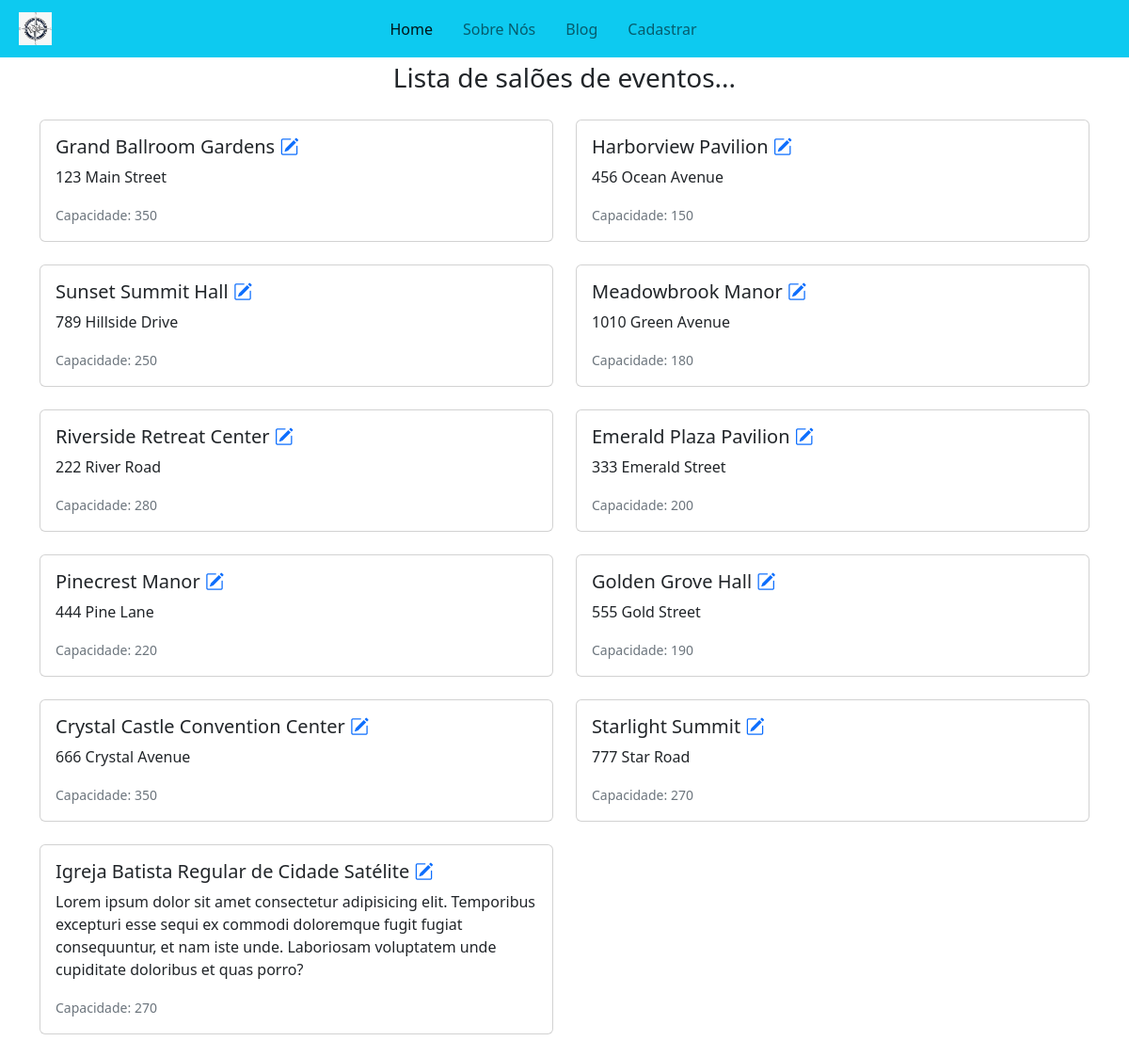
Page /events/venues/list on the committed database.
### events/models/venue_model.py (models this page shows, shortened)
class Venue(BaseModel):
    name = models.CharField(max_length=100)
    address = models.TextField()
    capacity = models.PositiveIntegerField()

### events/views/venues_list_view.py (the view)
# urls.py: path("venues/list", VenuesListView.as_view(), name="venues-list"),
class VenuesListView(ListView):
    template_name = "events/venues_list.html"
    model = Venue
    context_object_name = "venues"

### core/core_context_processor.py (called while the page is built)
def context_user_data(request):
    file_path = find("json/church_info.json")
    church_info = {}
    try:
        with open(file_path, "r") as file:
            church_info = json.load(file)
    except FileNotFoundError:
        print("Erro: File not found")
    if request.user.is_authenticated:
        user = CustomUser.objects.get(pk=request.user.id)
        return {
            "user": user,
            "church_info": church_info,
        }
    else:
        return {"church_info": church_info}

### events/templates/events/venues_list.html
{% extends 'core/base.html' %}
{% load static %}
{% block content %}
<p class="fs-3 fw-light text-center">Lista de salões de eventos...</p>
<div class="container my-4">
  <div class="row row-cols-1 row-cols-md-2 g-4">
    {% for venue in venues %}
    <div class="col">
      <div class="card h-100">
        <div class="card-body">
          <h5 class="card-title">{{ venue.name }} <a href="{% url 'events:edit-venue' venue.id %}"> <i
                class="bi bi-pencil-square"></i></a></h5>
          <p class="card-text">{{ venue.address }}</p>
          <p class="card-text"><small class="text-muted">Capacidade: {{ venue.capacity }}</small></p>
        </div>
      </div>
    </div>
    {% empty %}
    <div class="col">
      <p>No venues available.</p>
    </div>
    {% endfor %}
  </div>
</div>
{% endblock %}

### rows in the picture
Venue: name "Grand Ballroom Gardens", address "123 Main Street", capacity "350"
Venue: name "Harborview Pavilion", address "456 Ocean Avenue", capacity "150"
Venue: name "Sunset Summit Hall", address "789 Hillside Drive", capacity "250"
Venue: name "Meadowbrook Manor", address "1010 Green Avenue", capacity "180"
Venue: name "Riverside Retreat Center", address "222 River Road", capacity "280"
Venue: name "Emerald Plaza Pavilion", address "333 Emerald Street", capacity "200"
Venue: name "Pinecrest Manor", address "444 Pine Lane", capacity "220"
Venue: name "Golden Grove Hall", address "555 Gold Street", capacity "190"
Venue: name "Crystal Castle Convention Center", address "666 Crystal Avenue", capacity "350"
Venue: name "Starlight Summit", address "777 Star Road", capacity "270"
Venue: name "Igreja Batista Regular de Cidade Satélite", address "Lorem ipsum dolor sit amet consectetur adipisicing elit. Temporibus excepturi esse sequi ex commodi doloremque fugit fugiat consequuntur, et nam iste unde. Laboriosam voluptatem unde cupiditate doloribus et quas porro?", capacity "270"
